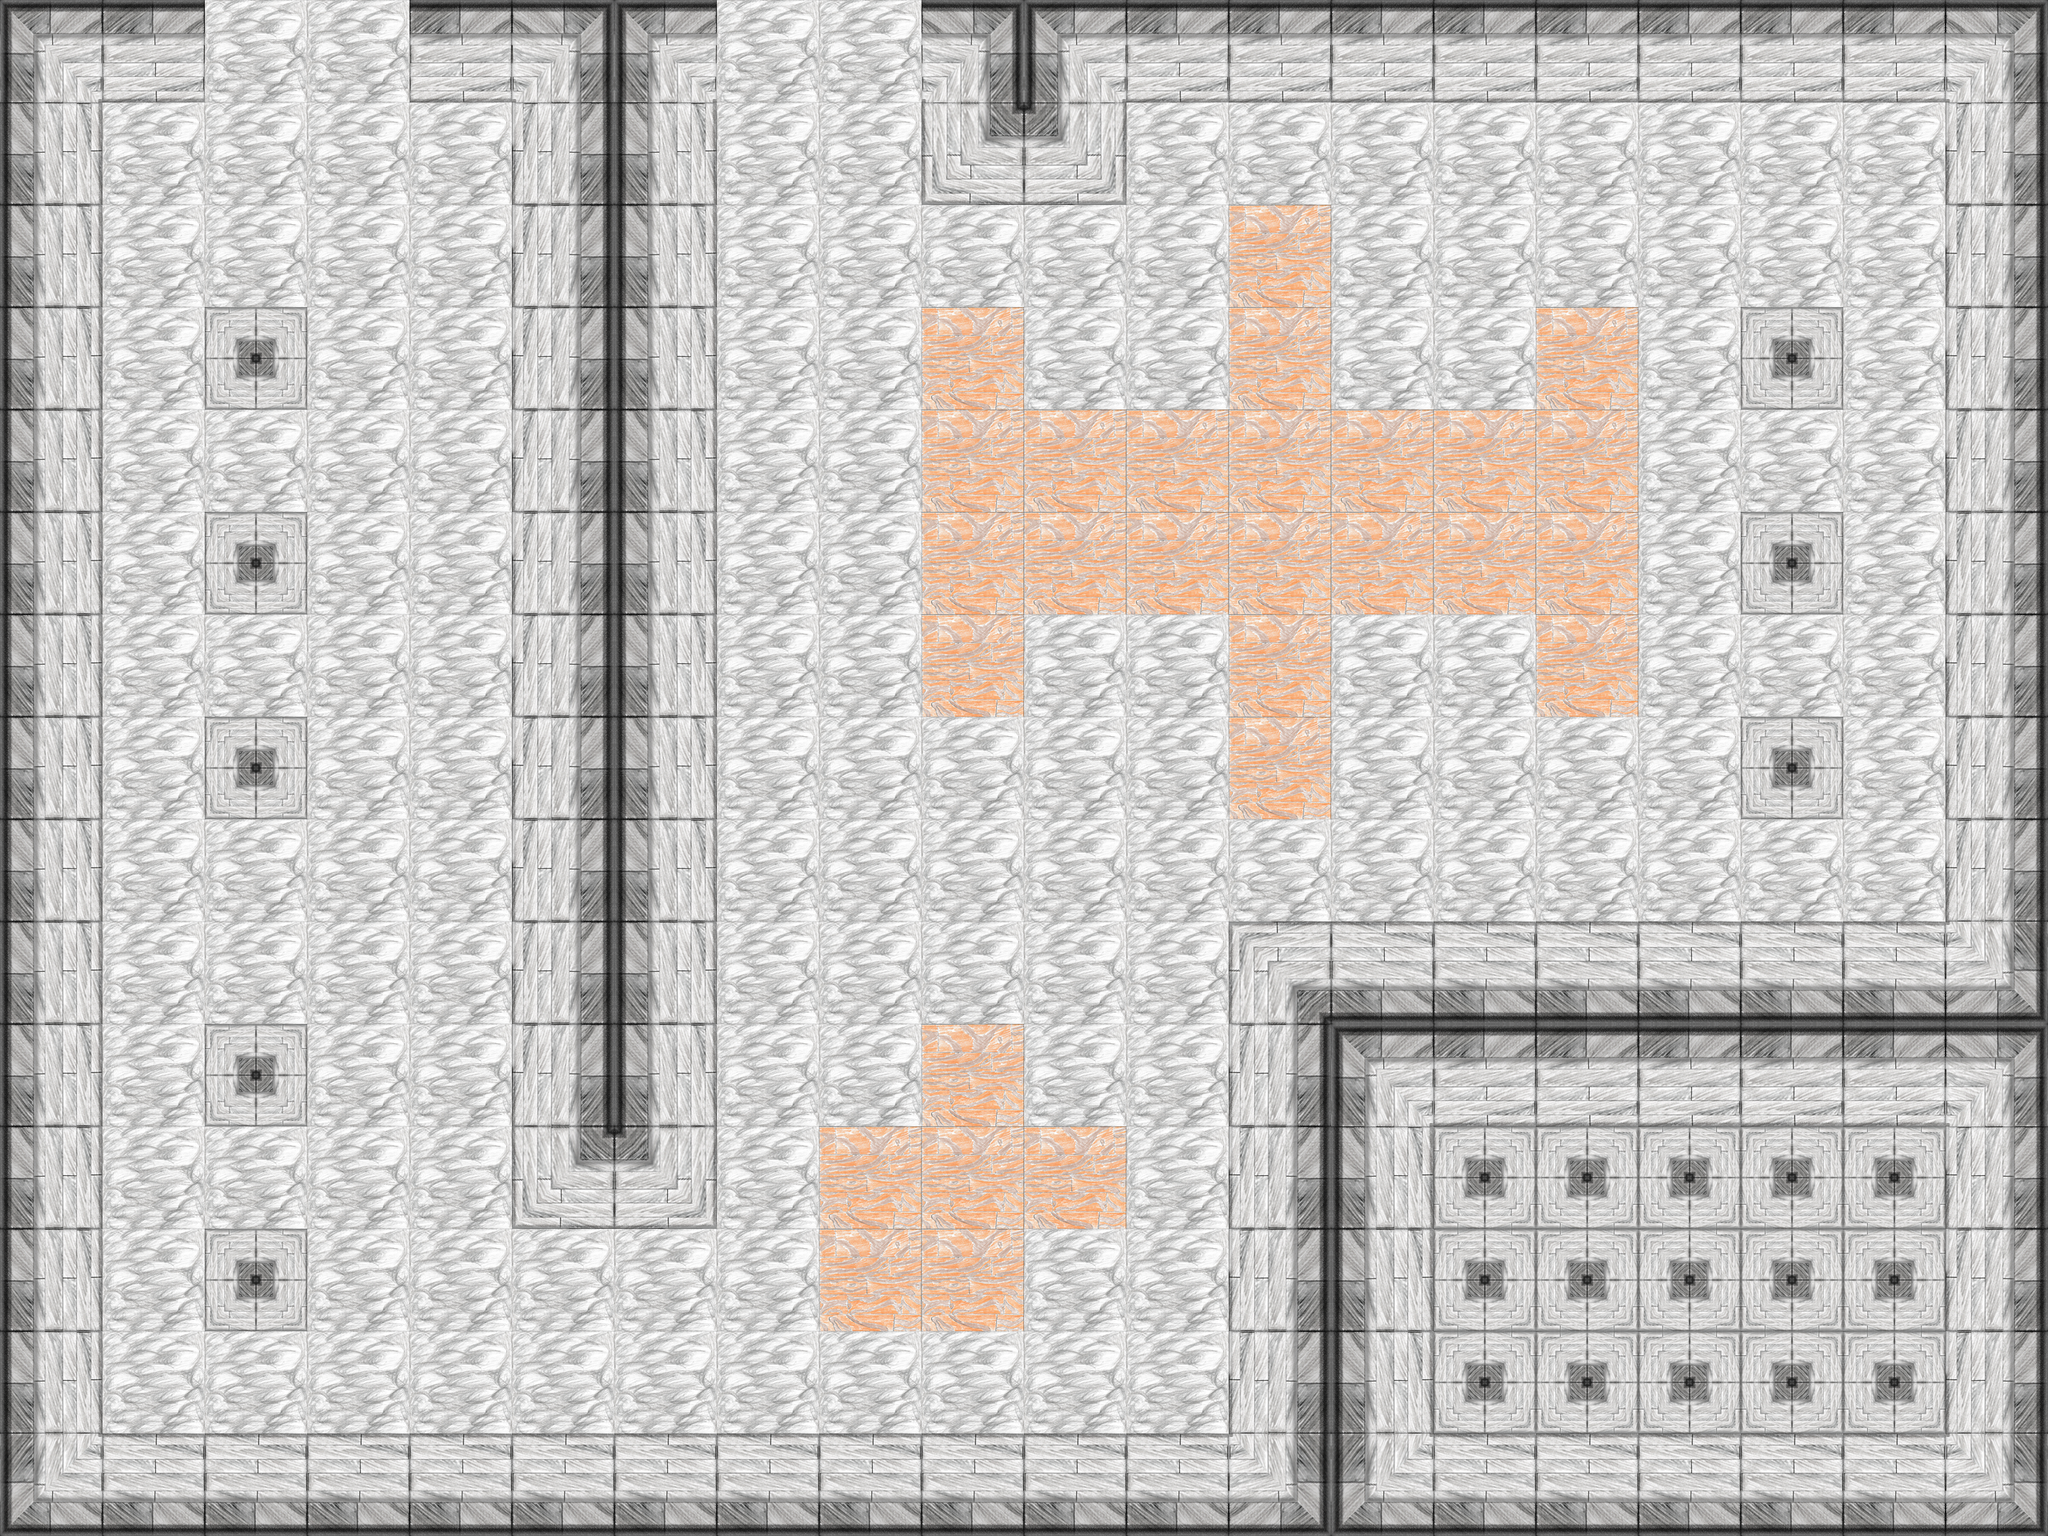

Tiled map render using the project's own tile images. Description and the whole map definition, tile-layer contents included, below:
An orthogonal 20x15 tile map with 128x128 px tiles, 1 tile layer (Tile Layer 1).

<map version="1.8" tiledversion="1.8.4" orientation="orthogonal" renderorder="right-down" width="20" height="15" tilewidth="128" tileheight="128" infinite="0" nextlayerid="2" nextobjectid="1">
 <tileset firstgid="1" source="../tileSet/Level0.tsx" />
 <layer id="1" name="Tile Layer 1" width="20" height="15">
  <data encoding="csv">
18,10,19,19,10,21,18,19,19,21,18,10,10,10,10,10,10,10,10,21,
15,19,19,19,19,17,15,19,19,5,4,19,23,23,19,19,19,19,19,17,
15,19,19,19,19,17,15,19,19,19,19,19,22,23,19,19,19,19,19,17,
15,19,3,19,19,17,15,19,19,22,23,19,22,23,19,22,23,3,19,17,
15,19,19,19,19,17,15,19,19,22,22,22,22,22,22,22,23,19,19,17,
15,19,3,19,19,17,15,19,19,22,22,22,22,22,22,22,23,3,19,17,
15,19,19,19,19,17,15,19,19,22,23,19,22,23,19,22,23,19,19,17,
15,19,3,19,19,17,15,19,19,19,19,19,22,23,19,19,19,3,19,17,
15,19,19,19,19,17,15,19,19,19,19,19,19,19,19,19,19,19,19,17,
15,19,19,19,19,17,15,19,19,19,19,19,2,16,16,16,16,16,16,20,
15,19,3,19,19,17,15,19,19,22,19,19,17,18,10,10,10,10,10,21,
15,19,19,19,19,5,4,19,22,22,22,19,17,15,3,3,3,3,3,17,
15,19,3,19,19,19,19,19,22,22,19,19,17,15,3,3,3,3,3,17,
15,19,19,19,19,19,19,19,19,19,19,19,17,15,3,3,3,3,3,17,
14,16,16,16,16,16,16,16,16,16,16,16,20,14,16,16,16,16,16,20
</data>
 </layer>
</map>